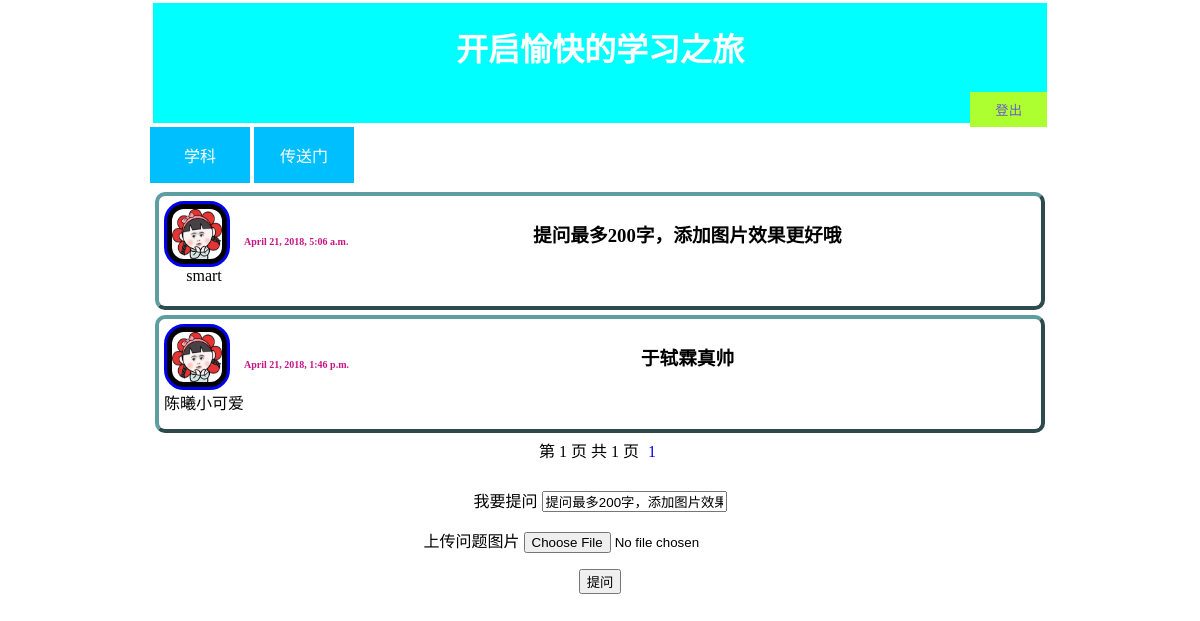
Before: /main/question/xiandai/?page=2 with the older database file.
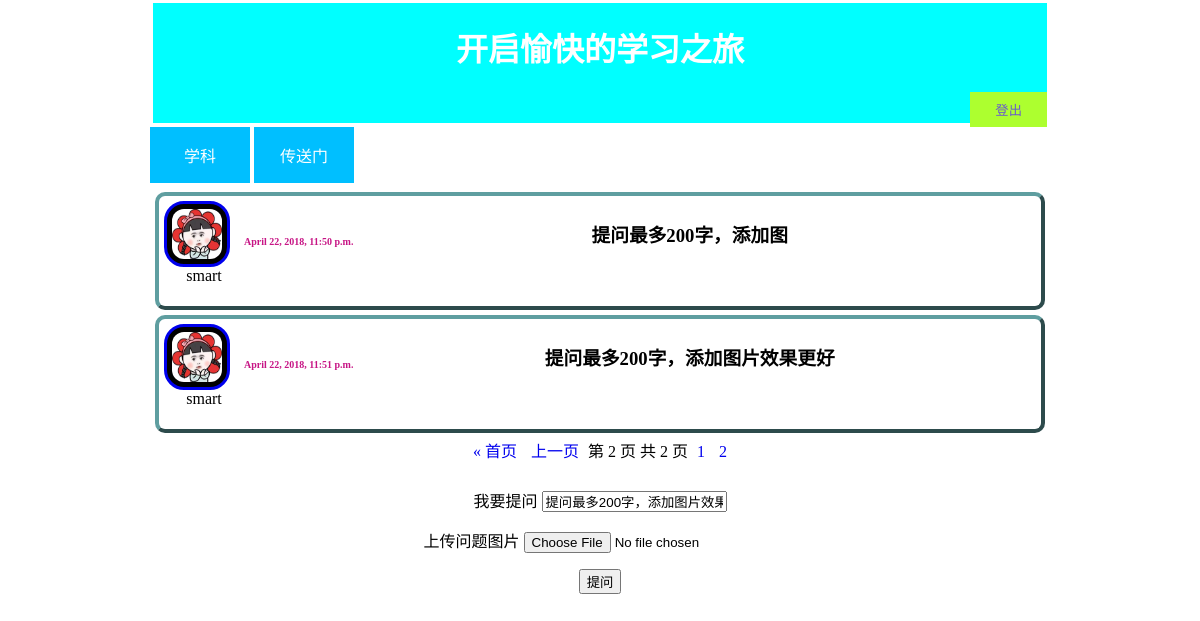
After: the same page with the newer database file.
### account/models.py (models this page shows, shortened)
class Userinfo(models.Model):
    user=models.ForeignKey(User,on_delete=models.DO_NOTHING,related_name="userinfo")
    nickname=models.CharField(max_length=7)
    headimg=models.ImageField(upload_to='headimg')
    tel=models.CharField(max_length=20)
    QQ=models.CharField(max_length=20)
    school=models.CharField(max_length=20)
    major=models.CharField(max_length=20)
    grade=models.CharField(max_length=10)
    aboutme=models.CharField(max_length=100)
    like_num=models.IntegerField(default=0)

### comment/models.py (models this page shows)
class Question(models.Model):
    user=models.ForeignKey(User,on_delete=models.DO_NOTHING)
    question_type=models.CharField(max_length=50)
    question_text=models.CharField(max_length=200)
    question_date=models.DateTimeField(auto_now_add=True)
    question_img=models.ImageField(upload_to='question_img',null=True)

### comment/views.py (the view)
# urls.py: path('question/<str:question_type>/',views.post_question,name='post_question'),
@csrf_exempt
def post_question(request,question_type):
    if request.method=="POST":
        username=request.session.get('username',default=None)
        if username:
            question_type=request.POST['question_type']
            question_form=post_question_form(request.POST,request.FILES)
            if question_form.is_valid():
                question_text=question_form.cleaned_data['question_text']
                question_img=question_form.cleaned_data['question_img']
                user=User.objects.get(username=username)
                question=Question(user=user,question_text=question_text,question_img=question_img,question_type=question_type)
                question.save()
                referer=request.META.get('HTTP_REFERER',reverse('main'))
                return redirect(referer)
        else:
            return redirect(reverse('login'))
    else:
        request.session['question_type']=question_type
        request.session.set_expiry(0)
        question_form=post_question_form(initial={'question_text':'提问最多200字，添加图片效果更好哦'})
        all_questions=Question.objects.filter(question_type=question_type)
        paginator=Paginator(all_questions,2)
        page_num=int(request.GET.get('page',1))
        questions_of_page=paginator.get_page(page_num)
        current_page=questions_of_page.number
        page_range=list(range(max(current_page-2,1),current_page))+list(range(current_page,min(current_page+2,paginator.num_pages)+1))
        context={}
        context['first_shown_page_num']=page_range[0]
        context['last_shown_page_num']=page_range[-1]
        context['page_range']=page_range
        context['question_form']=question_form
        context['questions_of_page']=questions_of_page
        context['question_type']=question_type
        return render(request,'question_list.html',context)

### comment/form.py
class post_question_form(forms.Form):
    question_text=forms.CharField(label="我要提问",widget=CKEditorWidget(),max_length=200)
    question_img=forms.ImageField(label="上传问题图片",required=False)

### comment/templates/question_list.html (shortened to what this page needs)
{% extends 'base.html' %}
{% load staticfiles %}
	{% block extracss %}
	<link href="{% static 'css/question_list.css' %}" type="text/css" rel="stylesheet" />
	{% endblock %}
{% block content %}
    {% for question in questions_of_page %}
    <div class="list_show" onclick="window.open('{% url 'comment' %}?question_id={{ question.pk }}')">
        <div class="user_info">
        {% for userinfo in question.user.userinfo.all %}
        <a href="{% url 'show_other_user' %}?other_user_name={{ userinfo.nickname }}"><img src="{{ userinfo.headimg.url }}" height="50px" width="50px" ></a>
        <p>{{ userinfo.nickname }}</p>
        {% endfor %}
        </div>
        {% autoescape off %}
        <div class="context">
                <h5>{{ question.question_date }}</h5>
                 <h3>{{ question.question_text }}</h3>
		        {% endautoescape %}
		</div>
    </div>
     {% endfor %}
   <div class="pagination">
        <span class="step-links">
           {% if questions_of_page.has_previous %}
            <a href="?page=1">&laquo; 首页</a>
            <a href="?page={{ questions_of_page.previous_page_number }}">上一页</a>
            {% endif %}
        <span class="current">
            第 {{ questions_of_page.number }} 页 共 {{ questions_of_page.paginator.num_pages }} 页
        </span>
        <span class="page_list">
            {% for page in page_range %}
            <a href="?page={{ page }}">{{ page }}</a>
            {% endfor %}
        </span>
        </span>
    </div>
       <div class="question_post">
      <form action="{% url 'post_question' '{{ question_type }}' %}" enctype="multipart/form-data" method="post" id="post_question_form">
        {% for field in question_form %}
        <label for="{{ field.id_for_lable }}">{{ field.label }}</label>
        {{ field }}
        {% endfor %}
        <input type="submit" value="提问">
    </form>
   </div>
{% endblock %}

Changed rows visible on the page:
no longer on this page (row unchanged): Question: question_date "April 21, 2018, 5:06 a.m.", question_text "提问最多200字，添加图片效果更好哦", Userinfo (headimg (picture), nickname "smart")
no longer on this page (row unchanged): Question: question_date "April 21, 2018, 1:46 p.m.", question_text "于轼霖真帅"
no longer on this page (row unchanged): Userinfo: headimg (picture), nickname "陈曦小可爱", shown under "April 21, 2018, 1:46 p.m."
added Question: question_date "April 22, 2018, 11:50 p.m.", question_text "提问最多200字，添加图", Userinfo (headimg (picture), nickname "smart")
added Question: question_date "April 22, 2018, 11:51 p.m.", question_text "提问最多200字，添加图片效果更好", Userinfo (headimg (picture), nickname "smart")
Other visible differences:
{{ questions_of_page.number }}: "1" → "2"
{{ questions_of_page.paginator.num_pages }}: "1" → "2"
text now shown: "« 首页 上一页"
new list line: "2"
